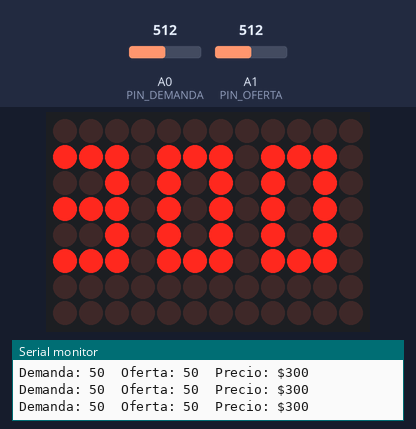
Bench run of a sketch on a simulated Arduino Uno R4 WiFi. On the bench: 12×8 LED matrix, the last lines printed to the serial monitor. The inputs (shaded band) are chosen by the test bench; at power-on: A0 (PIN_DEMANDA) = 512, A1 (PIN_OFERTA) = 512. WiFi joins after 1.5 s; servers stay silent unless stated.

Above: at 2.7 s.
2.8 s: A0 (PIN_DEMANDA) set to 716
At 4.2 s:
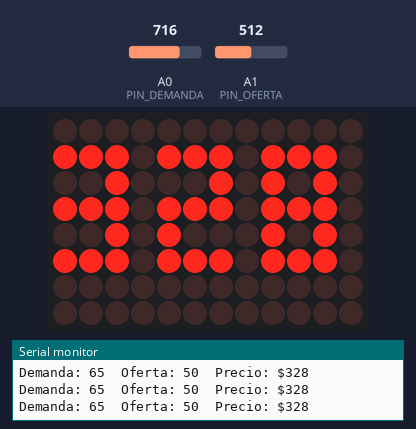
4.5 s: A1 (PIN_OFERTA) set to 306
At 5.6 s:
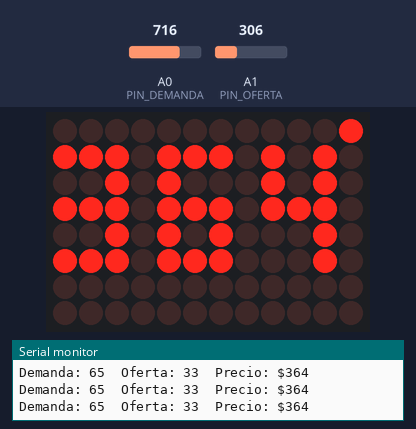
6.0 s: A0 (PIN_DEMANDA) set to 900
At 6.9 s:
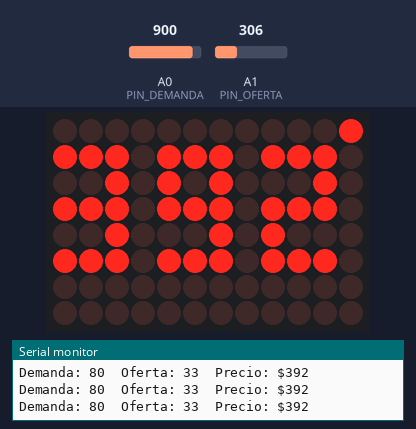
7.5 s: A1 (PIN_OFERTA) set to 122
At 8.1 s:
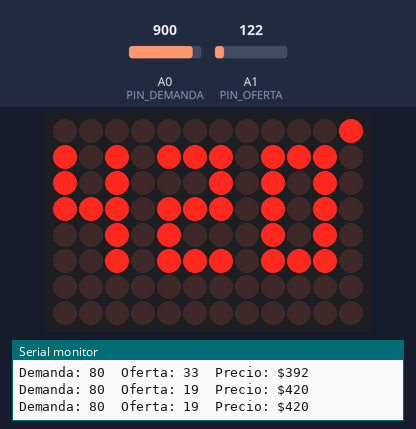
9.0 s: A1 (PIN_OFERTA) set to 15
At 9.3 s:
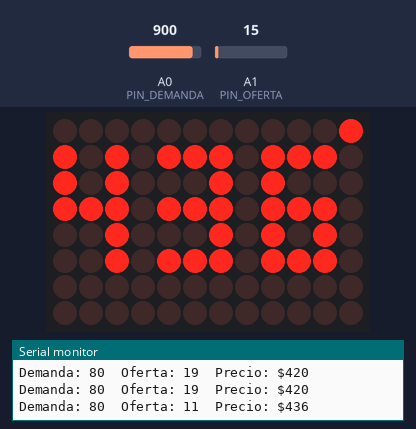
10.5 s: A0 (PIN_DEMANDA) set to 1023
At 11.8 s:
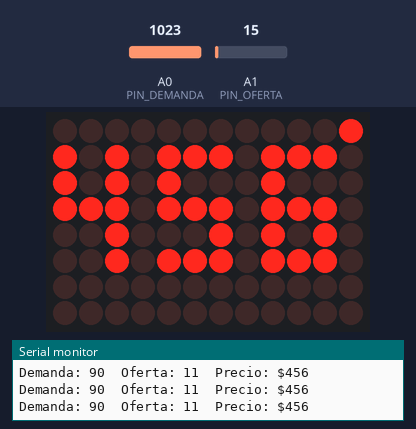
Timing chart, 0 to 13.0 s (numbered marks = the images above; inputs shaded):
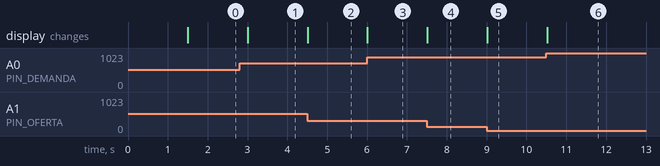

The sketch:

simulador_oferta_demanda.ino
```cpp
#include <WiFiS3.h>
#include "Arduino_LED_Matrix.h"

// ====== DATOS QUE CADA EQUIPO DEBE CAMBIAR ======
const char* RED_WIFI   = "NOMBRE_DE_TU_RED";
const char* CLAVE_WIFI = "CLAVE_DE_TU_RED";
const char* HOST_MAKE  = "hook.us2.make.com";                      // dominio de tu webhook
const char* RUTA_MAKE  = "/wxtsuhdykyxb20du76oonnx0bkn37ptf";      // lo que sigue después del dominio
// =================================================

const int PIN_DEMANDA = A0;
const int PIN_OFERTA  = A1;
const unsigned long ESPERA_ALERTA = 60000;   // max 1 alerta por minuto

ArduinoLEDMatrix matriz;
WiFiSSLClient cliente;
bool enEscasez = false;
unsigned long ultimaAlerta = 0;

// Dígitos 3x5 para la matriz LED (cada número = 5 filas de 3 bits)
const byte DIGITOS[10][5] = {
  {7,5,5,5,7}, {2,6,2,2,7}, {7,1,7,4,7}, {7,1,7,1,7}, {5,5,7,1,1},
  {7,4,7,1,7}, {7,4,7,5,7}, {7,1,1,1,1}, {7,5,7,5,7}, {7,5,7,1,7}
};

uint8_t frame[8][12];

void dibujarDigito(int d, int xInicio) {
  for (int fila = 0; fila < 5; fila++) {
    for (int col = 0; col < 3; col++) {
      frame[fila + 1][xInicio + col] = (DIGITOS[d][fila] >> (2 - col)) & 1;
    }
  }
}

void mostrarPrecio(int precio, bool escasez) {
  for (int f = 0; f < 8; f++) for (int c = 0; c < 12; c++) frame[f][c] = 0;
  precio = constrain(precio, 0, 999);
  dibujarDigito(precio / 100, 0);
  dibujarDigito((precio / 10) % 10, 4);
  dibujarDigito(precio % 10, 8);
  if (escasez) frame[0][11] = 1;            // punto en la esquina = escasez
  matriz.renderBitmap(frame, 8, 12);
}

void enviarAMake(int demanda, int oferta, int precio) {
  if (!cliente.connect(HOST_MAKE, 443)) {
    Serial.println("No se pudo conectar con Make");
    return;
  }
  String ruta = String(RUTA_MAKE) + "?demanda=" + String(demanda) + "&oferta=" + String(oferta)
              + "&precio=" + String(precio) + "&estado=escasez";
  cliente.println("GET " + ruta + " HTTP/1.1");
  cliente.println("Host: " + String(HOST_MAKE));
  cliente.println("Connection: close");
  cliente.println();
  delay(500);
  cliente.stop();
  Serial.println("Alerta enviada a Make");
}

void setup() {
  Serial.begin(9600);
  matriz.begin();
  mostrarPrecio(888, false);               // prueba: enciende todos los dígitos
  Serial.println("Conectando a WiFi...");
  while (WiFi.begin(RED_WIFI, CLAVE_WIFI) != WL_CONNECTED) {
    Serial.println("Reintentando WiFi...");
    delay(3000);
  }
  Serial.println("WiFi conectado");
}

void loop() {
  int demanda = map(analogRead(PIN_DEMANDA), 0, 1023, 10, 90);
  int oferta  = map(analogRead(PIN_OFERTA), 0, 1023, 10, 90);

  // Modelo lineal: demanda P = a - Q ; oferta P = Q - b
  int a = 100 + demanda;
  int b = oferta - 50;
  int precio = ((a - b) / 2) * 4;   // pesos por kilo

  bool escasez = (demanda - oferta) >= 25;
  mostrarPrecio(precio, escasez);

  Serial.print("Demanda: ");  Serial.print(demanda);
  Serial.print("  Oferta: "); Serial.print(oferta);
  Serial.print("  Precio: $"); Serial.println(precio);

  if (escasez && !enEscasez && millis() - ultimaAlerta > ESPERA_ALERTA) {
    enviarAMake(demanda, oferta, precio);
    ultimaAlerta = millis();
  }
  enEscasez = escasez;
  delay(300);
}
```

Measured:
- after the input at 2.8 s, the display: changes after 0.21 s (image 1)
- after the input at 4.5 s, the display: changes at once (image 2)
- after the input at 6.0 s, the display: changes at once (image 3)
- after the input at 7.5 s, the display: changes at once (image 4)
- after the input at 9.0 s, the display: changes at once (image 5)
- after the input at 10.5 s, the display: changes at once (image 6)
